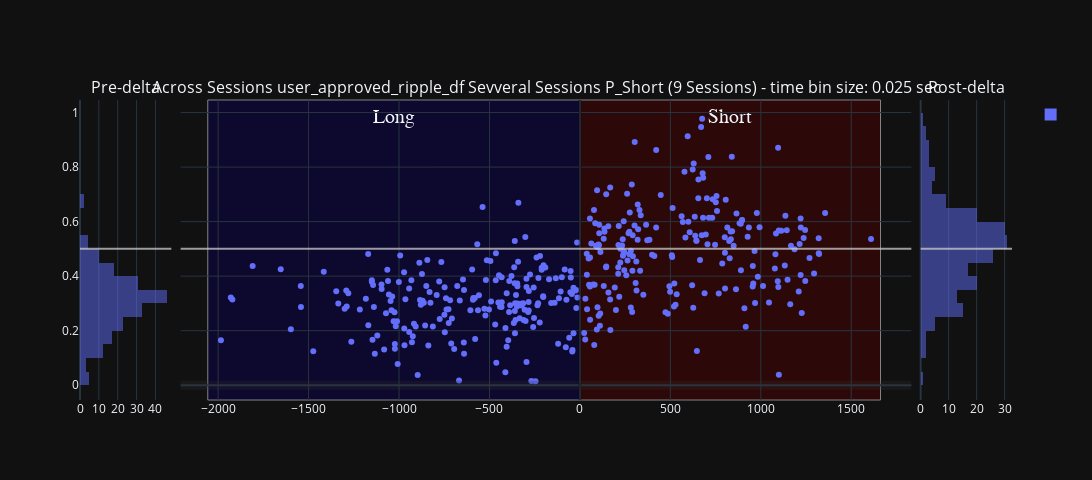

Notebook code cell kept with this figure:
### Code cell
## User non-selected:
scatter_title = f'user_approved_ripple_df Sevveral Sessions {variable_name}'
# variable_name = 'wcorr_abs_diff'
px_scatter_kwargs = {'x': 'delta_aligned_start_t', 'y': variable_name, 'title': scatter_title, 'range_y': [0.0, 1.0], 'labels': {'session_name': 'Session', 'time_bin_size': 'tbin_size'}} # , 'color': 'time_bin_size'
new_fig_ripples = plotly_pre_post_delta_scatter(data_results_df=deepcopy(user_approved_ripple_df), out_scatter_fig=None, histogram_bins=histogram_bins,
                        px_scatter_kwargs=px_scatter_kwargs, histogram_variable_name=variable_name, forced_range_y=None,
                        time_delta_tuple=(earliest_delta_aligned_t_start, 0.0, latest_delta_aligned_t_end))
_extras_output_dict["y_mid_line"] = new_fig_ripples.add_hline(y=0.5, line=dict(color="rgba(0.8,0.8,0.8,.75)", width=2), row='all', col='all')
new_fig_ripples.update_layout(fig_size_kwargs)
new_fig_ripples

### Figure 1 — Plotly figure (JSON) as saved in the notebook; plotly's stock layout.template omitted (floating-point values rounded to 4 significant figures; data arrays with more than 128 entries replaced by an {"elided": "..."} marker saying what was removed)
{"data": [{"alignmentgroup": "True", "bingroup": "y", "hovertemplate": "count=%{x}<br>P_Short=%{y}<extra></extra>", "legendgroup": "", "marker": {"color": "#636efa", "opacity": 0.5, "pattern": {"shape": ""}}, "name": "", "nbinsy": 25, "offsetgroup": "", "orientation": "h", "showlegend": true, "type": "histogram", "xaxis": "x", "y": {"elided": "206 float values"}, "yaxis": "y"}, {"hovertemplate": "delta_aligned_start_t=%{x}<br>P_Short=%{y}<extra></extra>", "legendgroup": "", "marker": {"color": "#636efa", "symbol": "circle"}, "mode": "markers", "name": "", "orientation": "v", "showlegend": false, "type": "scatter", "x": {"elided": "415 float values"}, "xaxis": "x2", "y": {"elided": "415 float values"}, "yaxis": "y2"}, {"alignmentgroup": "True", "bingroup": "y", "hovertemplate": "count=%{x}<br>P_Short=%{y}<extra></extra>", "legendgroup": "", "marker": {"color": "#636efa", "opacity": 0.5, "pattern": {"shape": ""}}, "name": "", "nbinsy": 25, "offsetgroup": "", "orientation": "h", "showlegend": false, "type": "histogram", "xaxis": "x3", "y": {"elided": "209 float values"}, "yaxis": "y3"}], "layout": {"annotations": [{"font": {"size": 16}, "showarrow": false, "text": "Pre-delta", "x": 0.049, "xanchor": "center", "xref": "paper", "y": 1, "yanchor": "bottom", "yref": "paper"}, {"font": {"size": 16}, "showarrow": false, "text": "Across Sessions user_approved_ripple_df Sevveral Sessions P_Short (9 Sessions) - time bin size: 0.025 sec", "x": 0.5, "xanchor": "center", "xref": "paper", "y": 1, "yanchor": "bottom", "yref": "paper"}, {"font": {"size": 16}, "showarrow": false, "text": "Post-delta", "x": 0.951, "xanchor": "center", "xref": "paper", "y": 1, "yanchor": "bottom", "yref": "paper"}], "barmode": "overlay", "height": 480, "shapes": [{"line": {"color": "rgba(0.2,0.2,0.2,.25)", "width": 9}, "type": "line", "x0": 0, "x1": 1, "xref": "x2 domain", "y0": 0, "y1": 0, "yref": "y2"}, {"line": {"color": "rgba(0,0,0,.25)", "width": 3}, "type": "line", "x0": 0, "x1": 0, "xref": "x2", "y0": 0, "y1": 1, "yref": "y2 domain"}, {"fillcolor": "#0b0049", "label": {"font": {"family": "Times New Roman", "size": 20}, "text": "Long", "textposition": "top center"}, "layer": "below", "line": {"width": 1}, "opacity": 0.5, "type": "rect", "x0": -2057.0, "x1": 0, "xref": "x2", "y0": 0, "y1": 1, "yref": "y2 domain"}, {"fillcolor": "#490000", "label": {"font": {"family": "Times New Roman", "size": 20}, "text": "Short", "textposition": "top center"}, "layer": "below", "line": {"width": 1}, "opacity": 0.5, "type": "rect", "x0": 0, "x1": 1662.0, "xref": "x2", "y0": 0, "y1": 1, "yref": "y2 domain"}, {"line": {"color": "rgba(0.8,0.8,0.8,.75)", "width": 2}, "type": "line", "x0": 0, "x1": 1, "xref": "x domain", "y0": 0.5, "y1": 0.5, "yref": "y"}, {"line": {"color": "rgba(0.8,0.8,0.8,.75)", "width": 2}, "type": "line", "x0": 0, "x1": 1, "xref": "x2 domain", "y0": 0.5, "y1": 0.5, "yref": "y2"}, {"line": {"color": "rgba(0.8,0.8,0.8,.75)", "width": 2}, "type": "line", "x0": 0, "x1": 1, "xref": "x3 domain", "y0": 0.5, "y1": 0.5, "yref": "y3"}], "width": 1650, "xaxis": {"anchor": "y", "domain": [0, 0.098]}, "xaxis2": {"anchor": "y2", "domain": [0.108, 0.892]}, "xaxis3": {"anchor": "y3", "domain": [0.902, 1]}, "yaxis": {"anchor": "x", "domain": [0, 1]}, "yaxis2": {"anchor": "x2", "domain": [0, 1], "matches": "y", "showticklabels": false}, "yaxis3": {"anchor": "x3", "domain": [0, 1], "matches": "y", "showticklabels": false}}}
